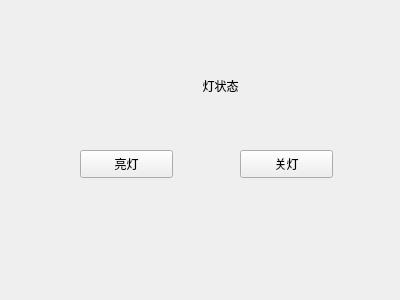
<?xml version="1.0" encoding="UTF-8"?>
<ui version="4.0">
 <class>Widget</class>
 <widget class="QWidget" name="Widget">
  <property name="geometry">
   <rect>
    <x>0</x>
    <y>0</y>
    <width>400</width>
    <height>300</height>
   </rect>
  </property>
  <property name="windowTitle">
   <string>Widget</string>
  </property>
  <widget class="QPushButton" name="pushButton_openLed">
   <property name="geometry">
    <rect>
     <x>80</x>
     <y>150</y>
     <width>93</width>
     <height>28</height>
    </rect>
   </property>
   <property name="text">
    <string>亮灯</string>
   </property>
  </widget>
  <widget class="QLabel" name="label_ledState">
   <property name="geometry">
    <rect>
     <x>180</x>
     <y>70</y>
     <width>81</width>
     <height>31</height>
    </rect>
   </property>
   <property name="text">
    <string>灯状态</string>
   </property>
   <property name="alignment">
    <set>Qt::AlignCenter</set>
   </property>
  </widget>
  <widget class="QPushButton" name="pushButton_closeLed">
   <property name="geometry">
    <rect>
     <x>240</x>
     <y>150</y>
     <width>93</width>
     <height>28</height>
    </rect>
   </property>
   <property name="text">
    <string>关灯</string>
   </property>
  </widget>
 </widget>
 <layoutdefault spacing="6" margin="11"/>
 <resources/>
 <connections/>
</ui>
